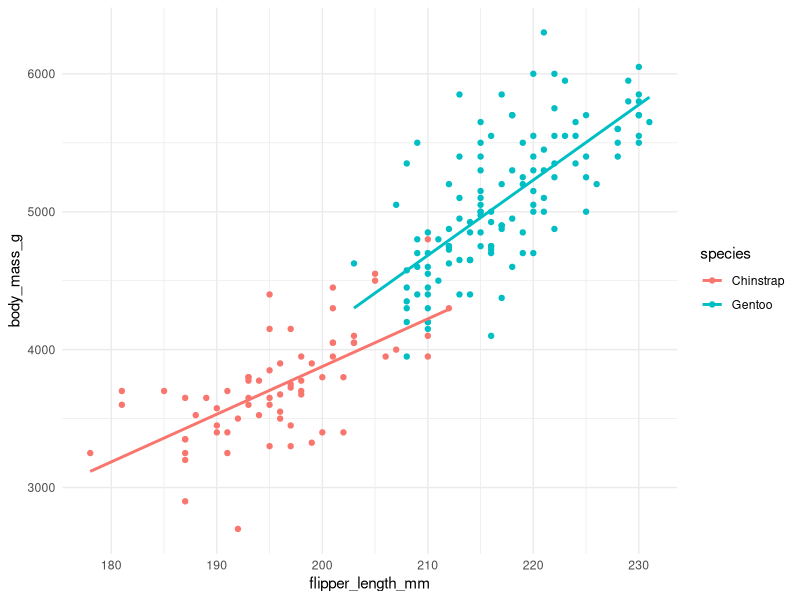
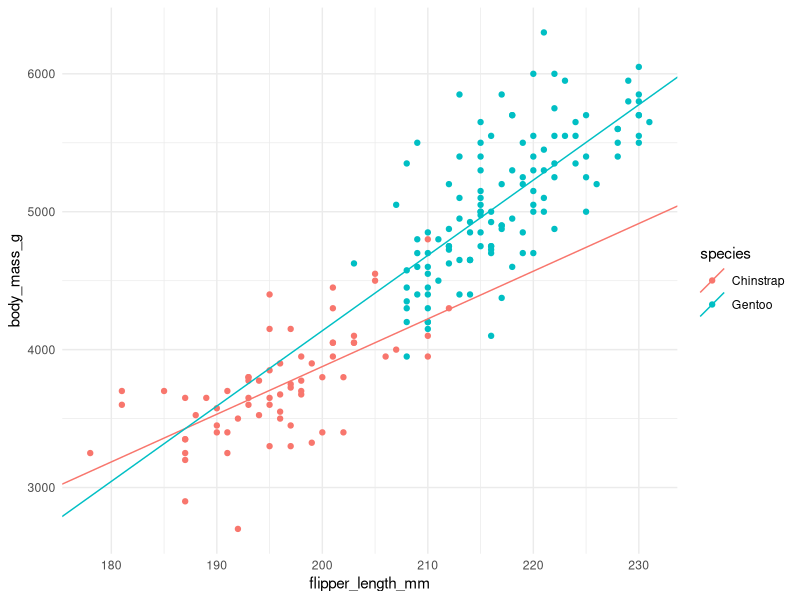
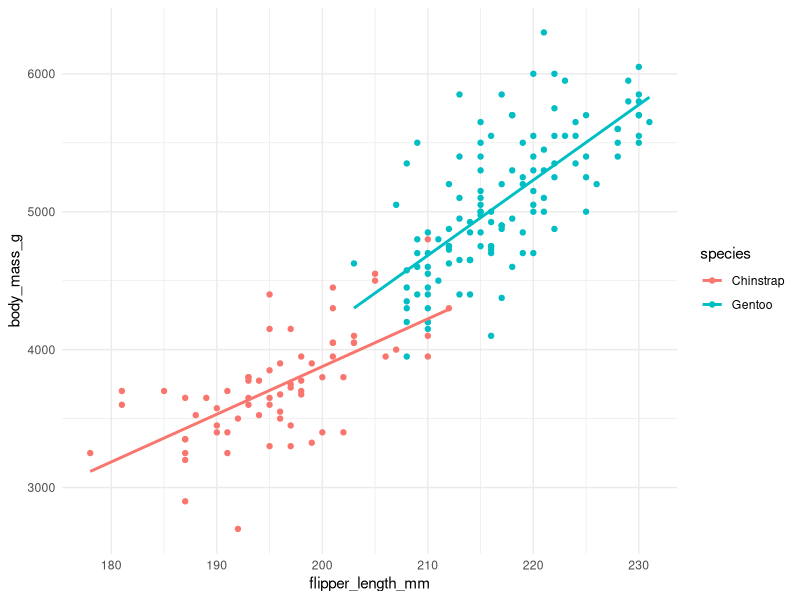

Source code (R) for these figures, in order:
library(tidyverse)
library(modeldata)
theme_set(theme_minimal())
data(penguins)
penguins_sm <- filter(penguins, species != "Adelie")

glimpse(penguins_sm)

ggplot(penguins_sm, aes(x = flipper_length_mm,
                        y = body_mass_g,
                        col = species)) + 
  geom_point() +
  geom_smooth(method = "lm", se = FALSE)

model <- lm(body_mass_g ~ flipper_length_mm * species,
            data = penguins_sm)
summary(model)

ggplot(penguins_sm, aes(x = flipper_length_mm,
                        y = body_mass_g,
                        col = species)) + 
  geom_point() +
  geom_abline(aes(intercept = -3037.196,
                  slope = 34.573,
                  col = "Chinstrap"))+
  geom_abline(aes(intercept = -3037.196-3750.085,
                  slope = 34.573 + 20.049,
                  col = "Gentoo"))


















# A better plot ----------------------------------------------------

penguin_lines <- penguins_sm %>% 
  group_by(species) %>% 
  summarise(minimum = min(flipper_length_mm, na.rm = TRUE),
            maximum = max(flipper_length_mm, na.rm = TRUE)) %>% 
  pivot_longer(cols = 2:3, 
               names_to = "min_max", 
               values_to = "flipper_length_mm")
penguin_lines <- penguin_lines %>% 
  mutate(fitted = predict(model, penguin_lines)) %>% 
  pivot_wider(names_from = min_max,
              values_from = c(flipper_length_mm,
                              fitted)) 

ggplot(penguins_sm, aes(flipper_length_mm, 
                          body_mass_g,
                          col = species)) + 
  geom_point() +
  geom_segment(data = penguin_lines, 
               aes(x = flipper_length_mm_minimum,
                   y = fitted_minimum,
                   xend = flipper_length_mm_maximum,
                   yend = fitted_maximum,
                   col = species),
               size = 1)
